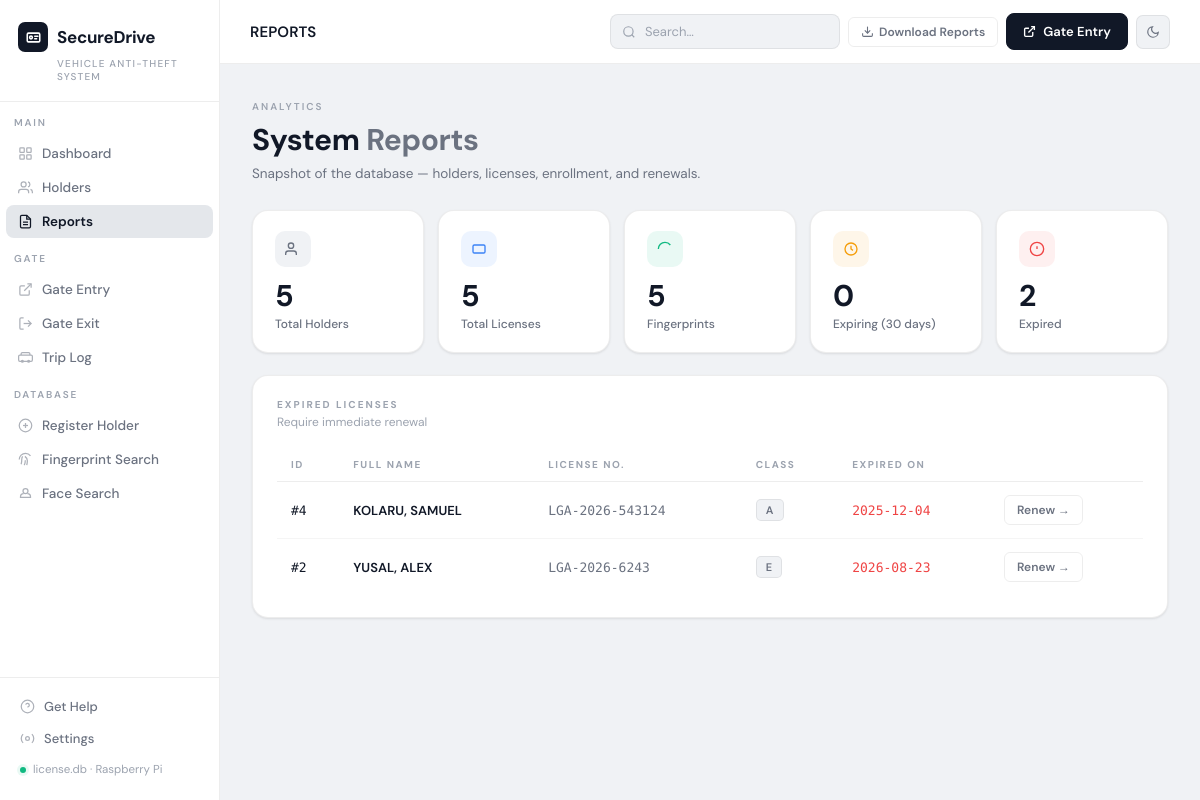
Page /reports on the committed database.
### tables this page shows
CREATE TABLE licenses (
            id                  INTEGER PRIMARY KEY AUTOINCREMENT,
            holder_id           INTEGER NOT NULL,
            license_number      TEXT UNIQUE NOT NULL,
            date_of_issue       TEXT NOT NULL,
            expiry_date         TEXT NOT NULL,
            license_class       TEXT NOT NULL,
            state_of_issue      TEXT NOT NULL,
            endorsements        TEXT,
            authorized_by       TEXT,
            created_at          TEXT DEFAULT (datetime('now','localtime')),
            FOREIGN KEY (holder_id) REFERENCES holders(id)
        );

CREATE TABLE holders (
            id                  INTEGER PRIMARY KEY AUTOINCREMENT,
            surname             TEXT NOT NULL,
            first_name          TEXT NOT NULL,
            date_of_birth       TEXT NOT NULL,
            sex                 TEXT CHECK(sex IN ('M', 'F')),
            height_cm           REAL,
            blood_group         TEXT,
            street_address      TEXT,
            state               TEXT,
            phone_number        TEXT,
            next_of_kin         TEXT,
            next_of_kin_phone   TEXT,
            religion            TEXT,
            nationality         TEXT,
            created_at          TEXT DEFAULT (datetime('now','localtime')),
            updated_at          TEXT DEFAULT (datetime('now','localtime'))
        );

### app.py (the view)
@app.route("/reports")
def reports():
    stats = db.get_stats()
    all_holders = db.get_all_holders()
    expired = [h for h in all_holders if h.get("expiry_date") and h["expiry_date"] < datetime.now().strftime("%Y-%m-%d")]
    return render_template("reports.html", stats=stats, expired=expired)

### app.py (called while the page is built)
@app.context_processor
def inject_now():
    return {"now": datetime.now().strftime("%Y-%m-%d")}

### database.py (called while the page is built)
def get_connection():
    conn = sqlite3.connect(DB_PATH)
    conn.row_factory = sqlite3.Row
    return conn

def get_all_holders():
    conn = get_connection()
    c = conn.cursor()
    c.execute("""
        SELECT h.*, l.license_number, l.expiry_date, l.license_class,
               CASE WHEN f.holder_id IS NOT NULL THEN 1 ELSE 0 END as has_fingerprint,
               p.file_path as photo_path
        FROM holders h
        LEFT JOIN licenses l ON h.id = l.holder_id
        LEFT JOIN fingerprints f ON h.id = f.holder_id
        LEFT JOIN photos p ON h.id = p.holder_id AND p.photo_type = 'passport'
        ORDER BY h.surname, h.first_name
    """)
    rows = c.fetchall()
    conn.close()
    return [dict(r) for r in rows]

### templates/reports.html (shortened to what this page needs)
{% extends "base.html" %}
{% block topbar_title %}REPORTS{% endblock %}
{% block content %}
<div class="page-header">
    <div>
        <div class="eyebrow">Analytics</div>
        <div class="page-title">System <em>Reports</em></div>
        <div class="page-sub">Snapshot of the database — holders, licenses, enrollment, and renewals.</div>
    </div>
</div>
<div class="stats-grid">
    <div class="stat-card">
        <div class="stat-top">
            <div class="stat-icon">
                <svg width="16" height="16" fill="none" stroke="currentColor" stroke-width="2" viewBox="0 0 24 24"><path d="M17 21v-2a4 4 0 0 0-4-4H5a4 4 0 0 0-4 4v2"/><circle cx="9" cy="7" r="4"/></svg>
            </div>
        </div>
        <div class="stat-value">{{ stats.total_holders }}</div>
        <div class="stat-label">Total Holders</div>
    </div>
    <div class="stat-card tone-blue">
        <div class="stat-top">
            <div class="stat-icon">
                <svg width="16" height="16" fill="none" stroke="currentColor" stroke-width="2" viewBox="0 0 24 24"><rect x="3" y="6" width="18" height="12" rx="2"/></svg>
            </div>
        </div>
        <div class="stat-value">{{ stats.total_licenses }}</div>
        <div class="stat-label">Total Licenses</div>
    </div>
    <div class="stat-card tone-green">
        <div class="stat-top">
            <div class="stat-icon">
                <svg width="16" height="16" fill="none" stroke="currentColor" stroke-width="2" viewBox="0 0 24 24"><path d="M2 12C2 6.5 6.5 2 12 2a10 10 0 0 1 8 4"/></svg>
            </div>
        </div>
        <div class="stat-value">{{ stats.total_fingerprints }}</div>
        <div class="stat-label">Fingerprints</div>
    </div>
    <div class="stat-card tone-amber">
        <div class="stat-top">
            <div class="stat-icon">
                <svg width="16" height="16" fill="none" stroke="currentColor" stroke-width="2" viewBox="0 0 24 24"><circle cx="12" cy="12" r="9"/><polyline points="12 7 12 12 15 14"/></svg>
            </div>
        </div>
        <div class="stat-value">{{ stats.expiring_soon }}</div>
        <div class="stat-label">Expiring (30 days)</div>
    </div>
    <div class="stat-card tone-red">
        <div class="stat-top">
            <div class="stat-icon">
                <svg width="16" height="16" fill="none" stroke="currentColor" stroke-width="2" viewBox="0 0 24 24"><circle cx="12" cy="12" r="10"/><line x1="12" y1="8" x2="12" y2="12"/><line x1="12" y1="16" x2="12.01" y2="16"/></svg>
            </div>
        </div>
        <div class="stat-value">{{ stats.expired }}</div>
        <div class="stat-label">Expired</div>
    </div>
</div>
<div class="card">
    <div class="card-header">
        <div>
            <div class="card-title">Expired Licenses</div>
            <div class="card-sub">Require immediate renewal</div>
        </div>
    </div>
    {% if expired %}
    <div class="table-wrap">
        <table>
            <thead>
                <tr>
                    <th>ID</th>
                    <th>Full Name</th>
                    <th>License No.</th>
                    <th>Class</th>
                    <th>Expired On</th>
                    <th></th>
                </tr>
            </thead>
            <tbody>
                {% for h in expired %}
                <tr>
                    <td><span class="mono text-gold">#{{ h.id }}</span></td>
                    <td><strong>{{ h.surname }}, {{ h.first_name }}</strong></td>
                    <td><span class="mono">{{ h.license_number or '—' }}</span></td>
                    <td>{% if h.license_class %}<span class="badge badge-gold">{{ h.license_class }}</span>{% else %}—{% endif %}</td>
                    <td><span class="mono text-red">{{ h.expiry_date }}</span></td>
                    <td>
                        <a href="{{ url_for('edit_holder', holder_id=h.id) }}" class="btn btn-outline btn-sm">Renew →</a>
                    </td>
                </tr>
                {% endfor %}
            </tbody>
        </table>
    </div>
    {% else %}
    <div class="empty-state" style="padding:30px">
        <p class="text-green">✓ No expired licenses</p>
    </div>
    {% endif %}
</div>
{% endblock %}

### rows in the picture
licenses: id "4", surname "KOLARU", first_name "SAMUEL", license_number "LGA-2026-543124", license_class "A", expiry_date "2025-12-04"
licenses: id "2", surname "YUSAL", first_name "ALEX", license_number "LGA-2026-6243", license_class "E", expiry_date "2026-08-23"

### other values in the picture
{{ stats.total_holders }} "5"
{{ stats.total_licenses }} "5"
{{ stats.total_fingerprints }} "5"
{{ stats.expiring_soon }} "0"
{{ stats.expired }} "2"
